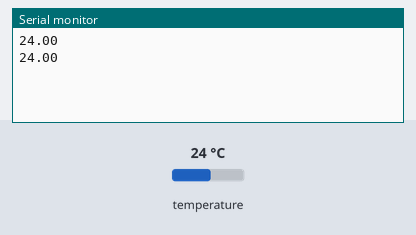
Bench run of a sketch on a simulated Arduino Uno, built with avr-gcc and run on an emulated ATmega328P. Parts: the last lines printed to the serial monitor. The inputs (shaded band) are chosen by the test bench; at power-on: temperature 24 °C.

Above: at 2.8 s.
2.9 s: temperature set to 12 °C
At 5.1 s:
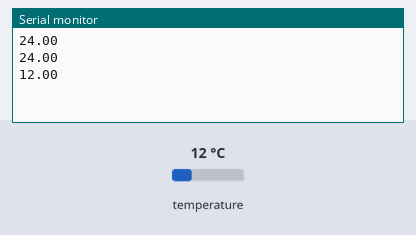
5.6 s: temperature set to 19 °C
At 6.7 s:
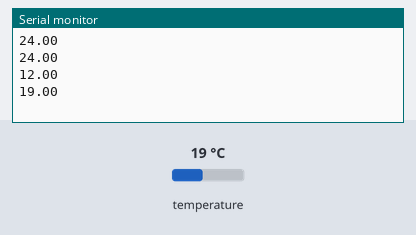
Timing chart, 0 to 8.6 s (numbered marks = the images above; inputs shaded):
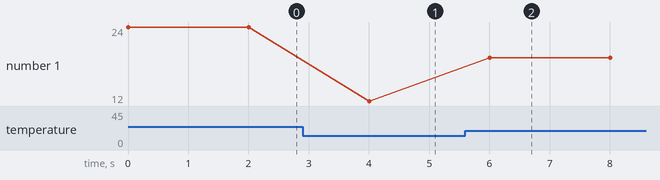

The sketch:

Exam5.ino
```cpp
#include <SparkFunBME280.h>

BME280 myBME280;

void setup(){

   Serial.begin(115200);

   myBME280.setI2CAddress(0x77);
   myBME280.beginI2C();

}

void loop(){

   Serial.println(myBME280.readTempC(), 2);

   delay(2000);

}
```

Measured:
- after the input at 2.9 s, the serial monitor: prints a new line after 1.1 s (image 1)
- after the input at 5.6 s, the serial monitor: prints a new line after 0.41 s (image 2)
- plotted number 1: 24 → 12 after the input at 2.9 s, 12 → 19 after the input at 5.6 s
